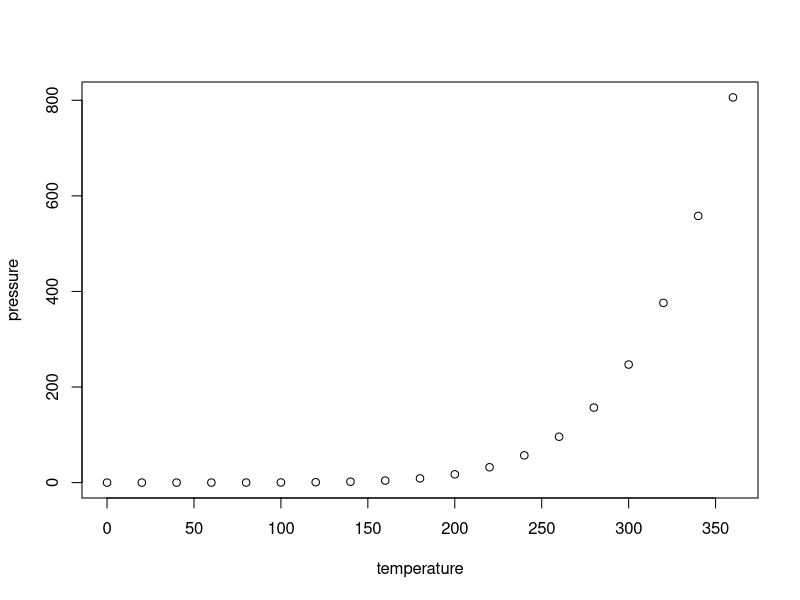
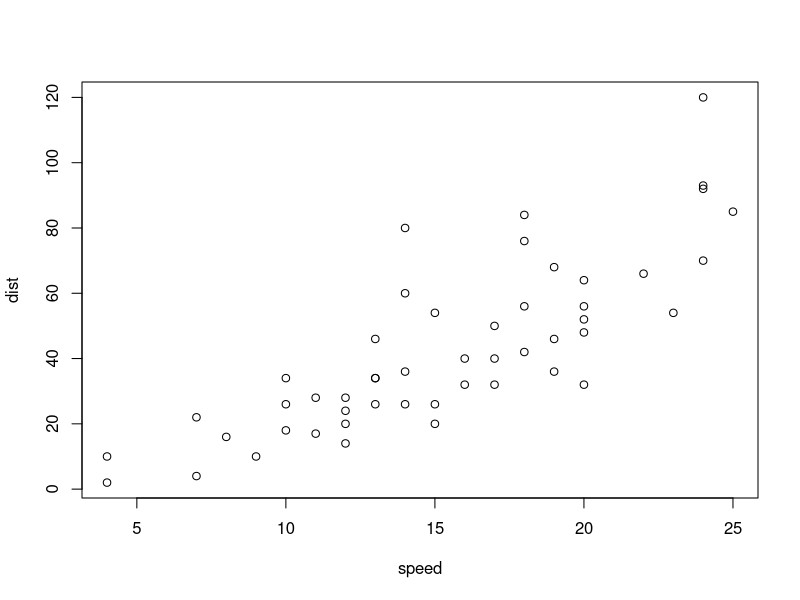
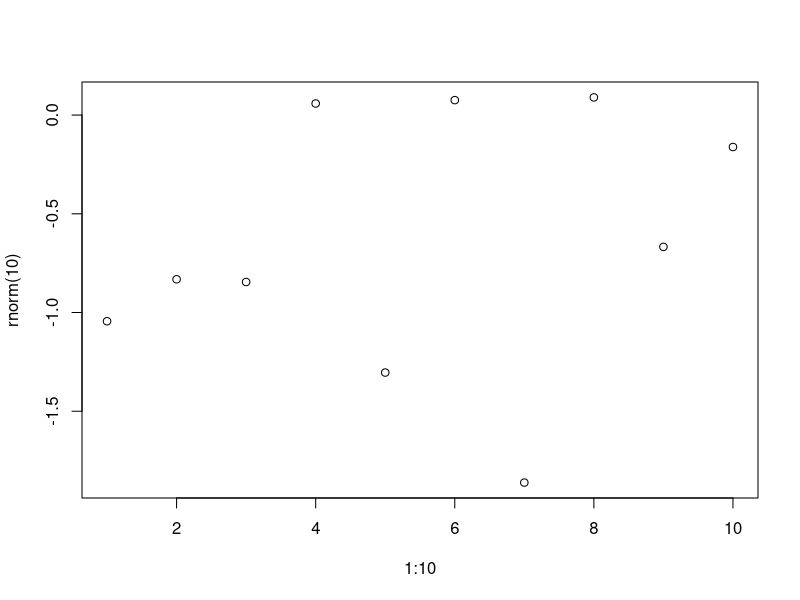
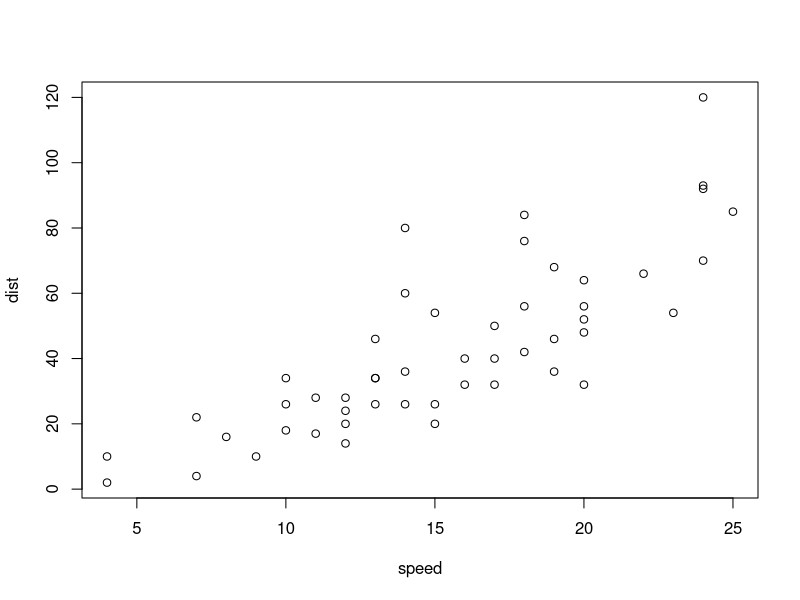
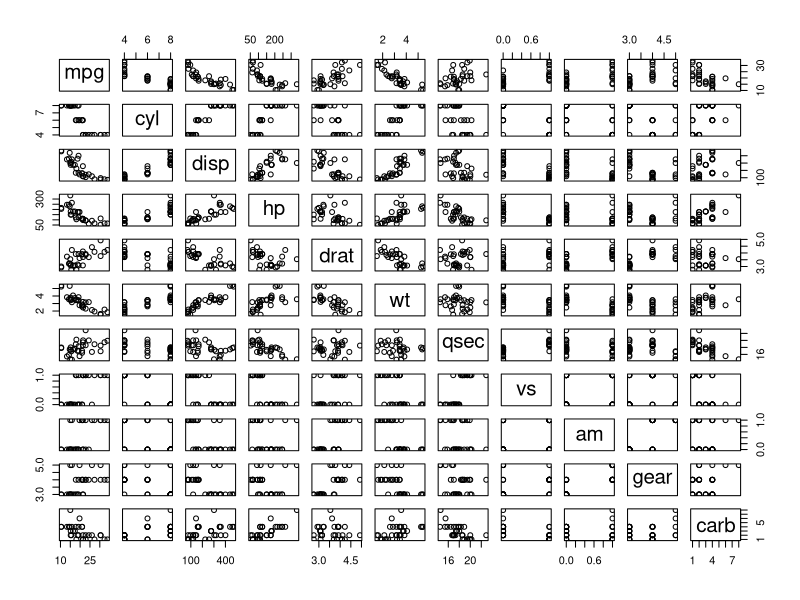
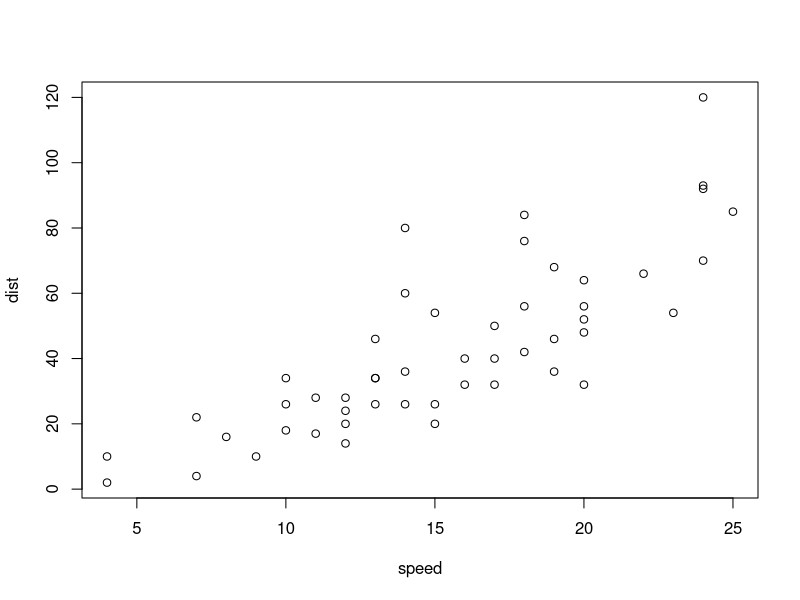
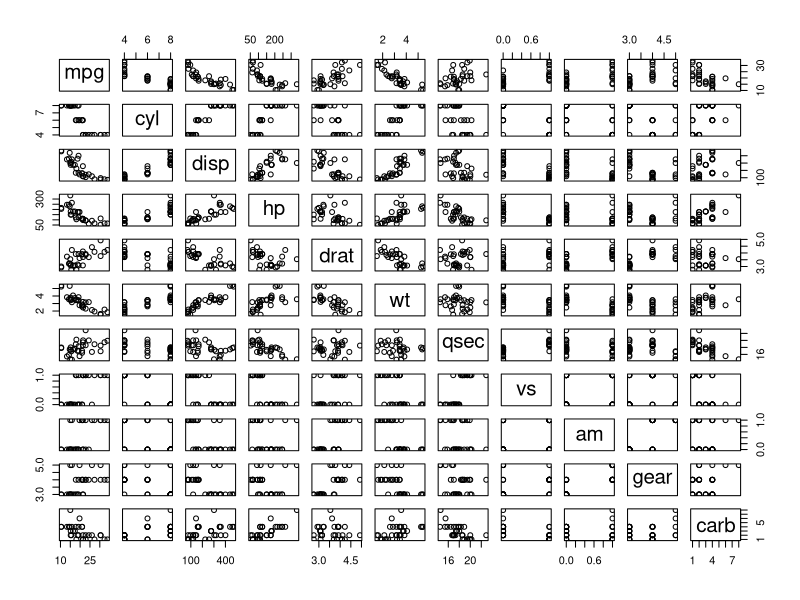
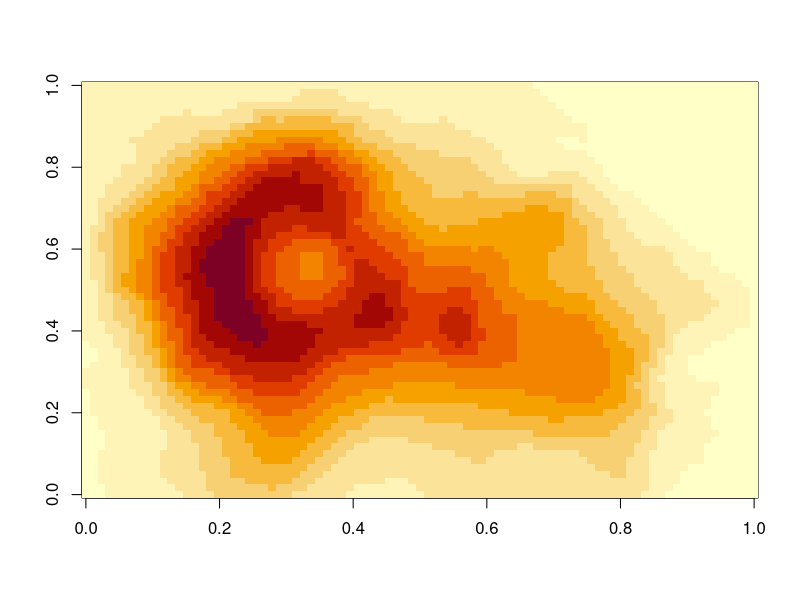

Source code (R) for these figures, in order:
## ---- chunk 1
#| panzoom: true
#| label: fig-r-sub
#| layout-ncol: 2
#| fig-alt:
#|   - "Scatter plot of vapor pressure rising steeply with temperature"
#|   - "Scatter plot of stopping distance against speed for 50 cars"
#| fig-cap: >-
#|   Vapor pressure of mercury, and stopping distances of cars.
#| fig-subcap: ["Pressure", "Cars"]

plot(pressure)
plot(cars)
## ---- chunk 2
#| panzoom: true
#| lightbox:
#|   group: r-graph
#|   description: Ten random points.
#| fig-alt: "Scatter plot of ten random points"
#| fig-cap: >-
#|   Ten random points against their index.

plot(1:10, rnorm(10))
## ---- chunk 3
#| lightbox:
#|   group: r-graph
#|   description: Stopping distance against speed.
#| fig-alt: "Scatter plot of stopping distance against speed for 50 cars"
#| fig-cap: >-
#|   Stopping distance against speed for 50 cars.

plot(cars)
## ---- chunk 4
#| panzoom: true
#| lightbox:
#|   group: cars
#|   description:
#|     - The mtcars data, each variable against every other.
#|     - Stopping distance against speed.
#| fig-alt:
#|   - >-
#|     Scatterplot matrix of the mtcars data, each variable plotted against
#|     every other
#|   - "Scatter plot of stopping distance against speed for 50 cars"
#| fig-cap:
#|   - "The mtcars data, each variable plotted against every other."
#|   - "Stopping distance against speed for 50 cars."

plot(mtcars)
plot(cars)
## ---- chunk 5
#| lightbox: false
#| fig-alt: >-
#|   Scatterplot matrix of the mtcars data, each variable plotted against every
#|   other
#| fig-cap: "The mtcars data, each variable plotted against every other."

plot(mtcars)
## ---- chunk 6
#| label: fig-plain
#| fig-alt: >-
#|   Heat map of the Maunga Whau volcano's heights, in yellow, orange, and red
#| fig-cap: >-
#|   Heights of Maunga Whau (Mount Eden), from pale yellow (low) to dark red
#|   (high).

image(z = volcano)
## ---- chunk 7
#| panzoom: true
#| fig-link: "https://quarto.org"
#| fig-alt: >-
#|   Scatter plot of vapor pressure rising steeply with temperature; opens the
#|   Quarto website
#| fig-cap: "Vapor pressure of mercury against temperature."

plot(pressure)
